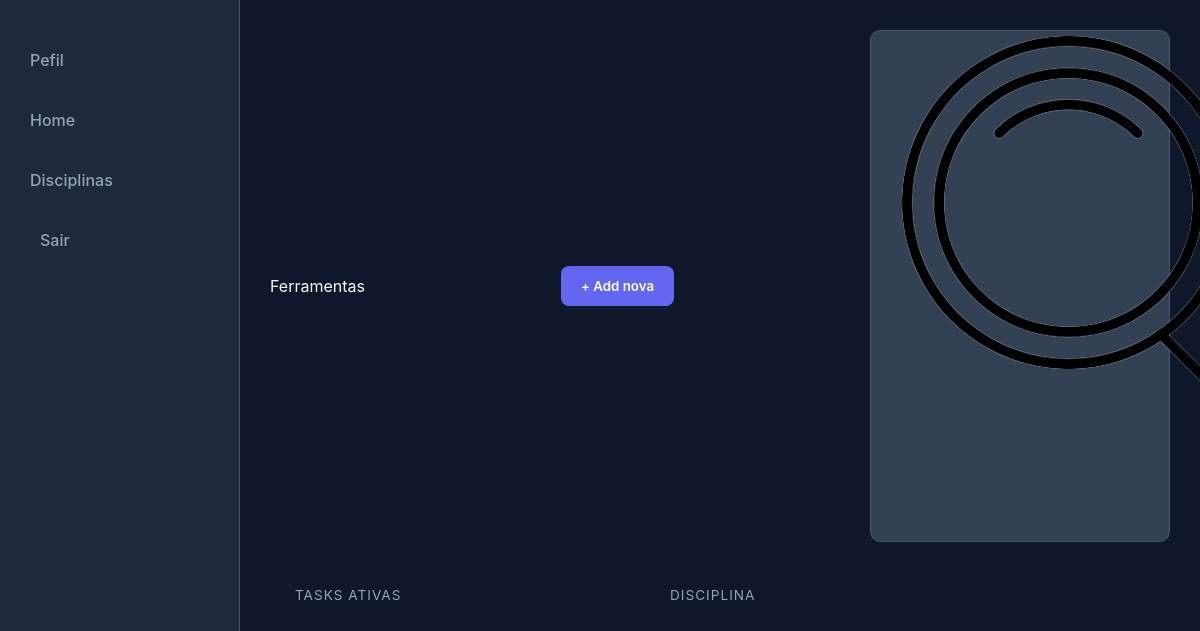
The app's page /home (signed in), older data.
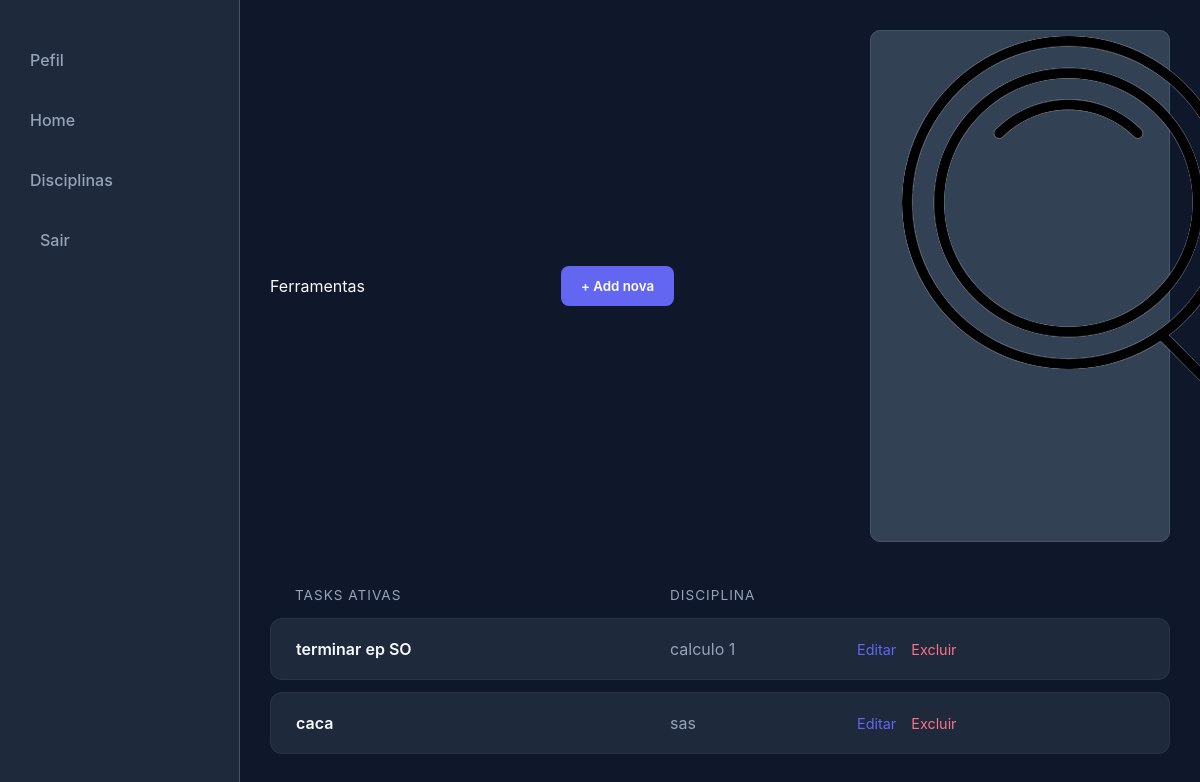
The same page, newer data.
### backend/database/database.py (models this page shows)
class Tarefa(SQLModel,table = True):
    id: Optional[int] = Field(default=None, primary_key=True)
    nome: str
    disciplina_id: Optional[int] = Field(
        default=None,
        foreign_key="disciplina.id",
    )

class Disciplina(SQLModel,table = True):
    id: Optional[int] = Field(default=None, primary_key=True)
    nome: str = Field(unique=True)

### backend/main.py (the view)
@app.get("/home")
def carrega_home(request: Request,conta_id: str = Cookie(None)):
    if not conta_id:
        return {"erro": "conta não encontrada"}
    with Session(engine) as session:
        conta =  session.get(Aluno, int(conta_id)) ## pega o id do cookie do cara que logou
        query = (
            select(Tarefa, Disciplina)
            .join(Disciplina, Tarefa.disciplina_id == Disciplina.id)
            .join(Aluno_tarefa, Tarefa.id == Aluno_tarefa.tarefa_id)
            .where(Aluno_tarefa.aluno_id == int(conta_id))
        )
        result = session.exec(query).all()
        return templates.TemplateResponse(request=request,name="home.html",context={"tasks_aluno_disciplinas":result})

### templates/home.html (shortened to what this page needs)
<!DOCTYPE html>
<html lang="pt-br">
<head>
    <link rel="stylesheet" href="../static/home.css">
</head>
<body>
<main>
    <div id="side-left-bar">
        <p
        hx-get="/mostrar_perfil"
        hx-target="body"
        hx-push-url="true"
        style="cursor:pointer"
        >Pefil</p>
        <p hx-get="/home"
        hx-target="body"
        hx-push-url="true"
        style="cursor:pointer"
        >Home</p>
        <p hx-get="/listar_disciplinas"
                hx-target="#central-div"
                hx-swap="innerHTML"
                hx-push-url="true"
            style="cursor:pointer">Disciplinas</p>
        <p><a href="/logout">Sair</a></p>
    </div>
    <div id="central-div">
        <div id="header-central-div">
            <p>Ferramentas</p>
            <button class="btn-home" id="btn-add-task">+ Add nova</button>
            <div id="pesquisa-bar">
            <input type="text" placeholder="pesquisar task" id="pesquisa-input"/>
            <img src="../static/images/lupa.png" alt="lupa de pesquisa" id="lupa">
            </div>
        </div>
        <div id="header-tasks">
            <p>tasks ativas</p>
            <p
            >disciplina</p>
        </div>
        <div id="tasks">
            {% if tasks_aluno_disciplinas %}
                {% for task, disciplina in tasks_aluno_disciplinas %}
                    <div class="task" id="task-{{ task.id }}">
                        <p style="font-weight: 600;">{{ task.nome }}</p>
                        <p style="color: var(--text-muted);">{{ disciplina.nome }}</p>
                        <div style="display: flex; gap: 15px;">
                            <span onclick="abrirModalEdicao('{{ task.id }}', '{{ task.nome }}', '{{ disciplina.nome }}')"
                                style="cursor:pointer; color: var(--primary); font-size: 0.9rem;">Editar</span>
                            <span hx-delete="/deletar_task/{{ task.id }}"
                                hx-target="closest .task"
                                hx-swap="outerHTML"
                                style="cursor:pointer; color: #fb7185; font-size: 0.9rem;">Excluir</span>
                        </div>
                    </div>
                {% endfor %}
            {% endif %}
        </div>
    </div>
</main>
</body>
</html>

### static/home.css (style rules this page uses)
:root { --bg-body: #0f172a; --bg-card: #1e293b; --primary: #6366f1; --primary-hover: #818cf8; --text-main: #f8fafc; --text-muted: #94a3b8; --input-bg: #334155; --input-border: #475569; --shadow: 0 10px 25px -5px rgba(0, 0, 0, 0.4); }
* { margin: 0; padding: 0; box-sizing: border-box; font-family: 'Inter', system-ui, -apple-system, sans-serif; }
body { background-color: var(--bg-body); color: var(--text-main); height: 100vh; overflow: hidden; }
main { display: flex; height: 100vh; width: 100%; }
#side-left-bar { background-color: var(--bg-card); width: 20%; border-right: 1px solid var(--input-border); display: flex; flex-direction: column; padding: 40px 20px; gap: 20px; }
#side-left-bar p, #side-left-bar a { color: var(--text-muted); text-decoration: none; font-weight: 500; padding: 10px; border-radius: 8px; transition: 0.3s; cursor: pointer; }
#central-div { flex: 1; display: flex; flex-direction: column; padding: 30px; overflow-y: auto; }
#header-central-div { display: flex; justify-content: space-between; align-items: center; margin-bottom: 30px; }
#pesquisa-bar { display: flex; align-items: center; background: var(--input-bg); border-radius: 10px; padding: 5px 15px; width: 300px; border: 1px solid var(--input-border); }
#pesquisa-input { background: transparent; border: none; color: white; padding: 8px; width: 100%; }
#header-tasks { display: grid; grid-template-columns: 2fr 1fr 1fr 100px; padding: 15px 25px; color: var(--text-muted); font-size: 0.85rem; text-transform: uppercase; letter-spacing: 1px; }
#tasks { display: flex; flex-direction: column; gap: 12px; }
.task { display: grid; grid-template-columns: 2fr 1fr 1fr 100px; align-items: center; background-color: var(--bg-card); padding: 20px 25px; border-radius: 12px; border: 1px solid rgba(255, 255, 255, 0.05); transition: transform 0.2s; }
.btn-home, #btn-model { background-color: var(--primary); color: white; border: none; padding: 12px 20px; border-radius: 8px; font-weight: 600; cursor: pointer; transition: 0.2s; }

Row changes from the older to the newer data that the page shows:
added Tarefa: nome "terminar ep SO", nome "calculo 1"
added Tarefa: nome "caca", nome "sas"
